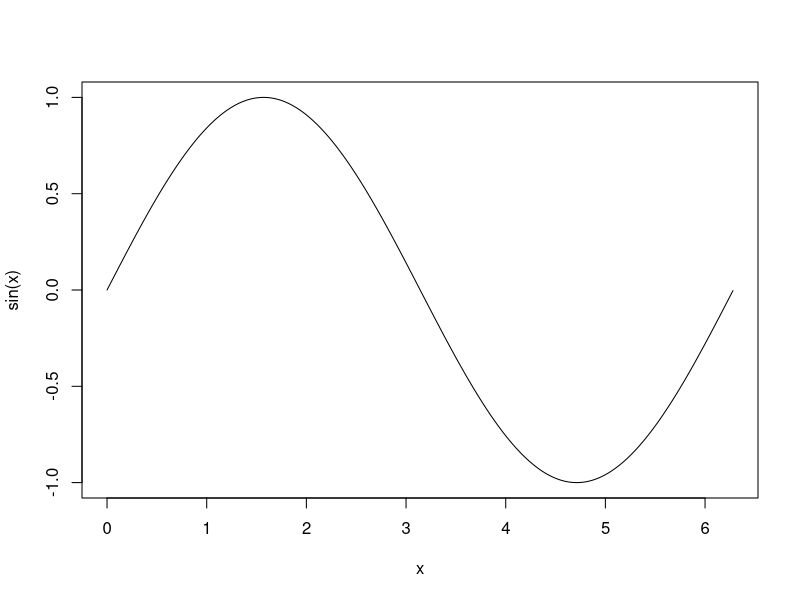

Source code (R): (Note: this script raises an error after producing the figure.)
## ---- chunk 1
2 * pi
sqrt(100)
## ---- chunk 2
head(month.abb)
tail(month.name)
## ---- chunk 3
head(letters)
tail(LETTERS)
## ---- chunk 4
x <- seq(from = as.Date('Jan 01, 2004', format = '%b %d, %Y'),
         to   = as.Date('2004-12-31'),
         by   = 'day')
table(months(x))

which(x == '2004-09-01')
length(x)                  # Leap year!
## ---- chunk 5
1:10               # Integers 1 through 10.
c(1, 10, 100)      # A vector with integers 1, 10, and 100.
seq(1, 10, by = 3) # A sequence of numbers, from 1 to 10, by 3's.
## ---- chunk 6
x <- sample(letters, size = 10)
class(x)
## ---- chunk 7
x <- sample(1:10)
y <- sample(0:1, size = length(x), replace = T)

class(x)
class(y)
## ---- chunk 8
x <- seq(from = 0, to = 2*pi, by = 0.01)
length(x)
head(x)
tail(x)
## ---- chunk 9
plot(x, sin(x), type = 'l')
## ---- chunk 10
class(data)
class(model)
